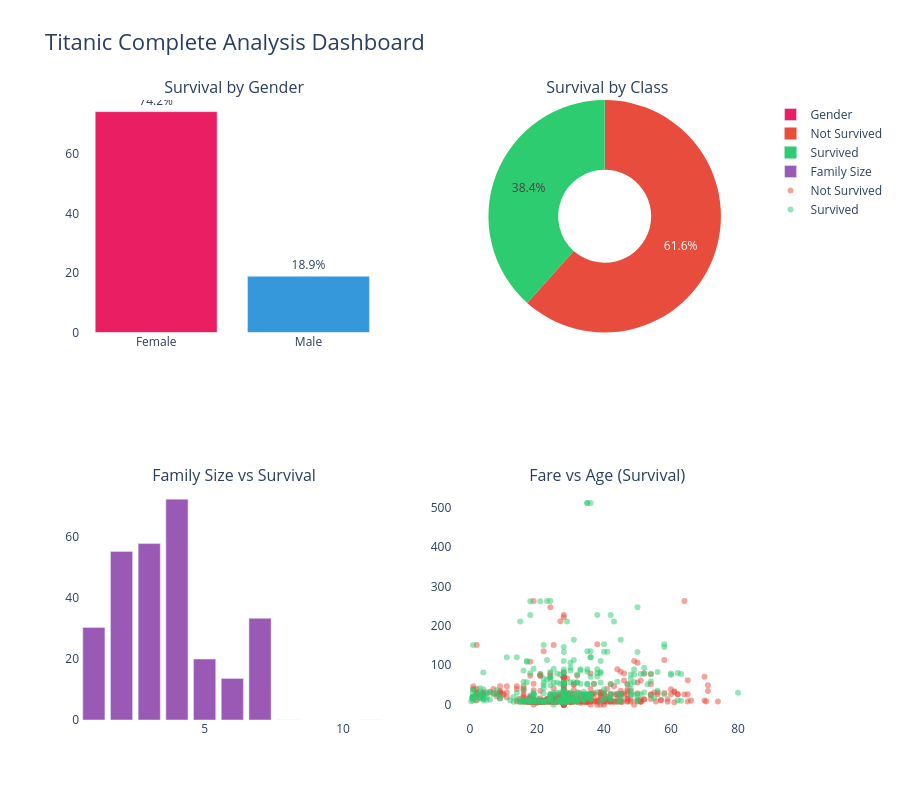

The notebook cell this image was saved under:
### Markdown cell above
**Cell 8: Interactive Dashboard**

### Code cell
#COMPLETE INTERACTIVE DASHBOARD


fig = make_subplots(
    rows=2, cols=2,
    subplot_titles=(
        ' Survival by Gender',
        ' Survival by Class',
        ' Family Size vs Survival',
        ' Fare vs Age (Survival)'
    ),
    specs=[[{"type":"bar"},{"type":"pie"}],
           [{"type":"bar"},{"type":"scatter"}]]
)

# Chart 1: Survival by Gender
gender_survival = df.groupby('Sex')['Survived'].mean() * 100
fig.add_trace(
    go.Bar(x=['Female','Male'],
           y=gender_survival.values,
           marker_color=['#E91E63','#3498DB'],
           text=[f'{v:.1f}%' for v in gender_survival.values],
           textposition='outside',
           name='Gender'),
    row=1, col=1
)

# Chart 2: Survival Pie Chart
survival_counts = df['Survived'].value_counts()
fig.add_trace(
    go.Pie(labels=['Not Survived','Survived'],
           values=survival_counts.values,
           marker_colors=['#E74C3C','#2ECC71'],
           hole=0.4,
           name='Survival'),
    row=1, col=2
)

# Chart 3: Family Size
family_survival = df.groupby('FamilySize')['Survived'].mean() * 100
fig.add_trace(
    go.Bar(x=family_survival.index,
           y=family_survival.values,
           marker_color='#9B59B6',
           name='Family Size'),
    row=2, col=1
)

# Chart 4: Scatter Plot
fig.add_trace(
    go.Scatter(x=df[df['Survived']==0]['Age'],
               y=df[df['Survived']==0]['Fare'],
               mode='markers',
               marker=dict(color='#E74C3C', opacity=0.5, size=6),
               name='Not Survived'),
    row=2, col=2
)
fig.add_trace(
    go.Scatter(x=df[df['Survived']==1]['Age'],
               y=df[df['Survived']==1]['Fare'],
               mode='markers',
               marker=dict(color='#2ECC71', opacity=0.5, size=6),
               name='Survived'),
    row=2, col=2
)

fig.update_layout(
    height=800,
    title_text=' Titanic Complete Analysis Dashboard',
    title_font_size=22,
    showlegend=True,
    plot_bgcolor='white',
    paper_bgcolor='white'
)

fig.write_html('../dashboard/complete_dashboard.html')
fig.show()
print("✅ Complete Interactive Dashboard saved!")

### Figure 1 — Plotly figure (JSON) as saved in the notebook; plotly's stock layout.template omitted (floating-point values rounded to 4 significant figures; data arrays with more than 128 entries replaced by an {"elided": "..."} marker saying what was removed)
{"data": [{"marker": {"color": ["#E91E63", "#3498DB"]}, "name": "Gender", "text": ["74.2%", "18.9%"], "textposition": "outside", "type": "bar", "x": ["Female", "Male"], "xaxis": "x", "y": [74.2, 18.89], "yaxis": "y"}, {"domain": {"x": [0.55, 1], "y": [0.625, 1]}, "hole": 0.4, "labels": ["Not Survived", "Survived"], "marker": {"colors": ["#E74C3C", "#2ECC71"]}, "name": "Survival", "type": "pie", "values": [549, 342]}, {"marker": {"color": "#9B59B6"}, "name": "Family Size", "type": "bar", "x": [1, 2, 3, 4, 5, 6, 7, 8, 11], "xaxis": "x2", "y": [30.35, 55.28, 57.84, 72.41, 20.0, 13.64, 33.33, 0.0, 0.0], "yaxis": "y2"}, {"marker": {"color": "#E74C3C", "opacity": 0.5, "size": 6}, "mode": "markers", "name": "Not Survived", "type": "scatter", "x": {"elided": "549 float values"}, "xaxis": "x3", "y": {"elided": "549 float values"}, "yaxis": "y3"}, {"marker": {"color": "#2ECC71", "opacity": 0.5, "size": 6}, "mode": "markers", "name": "Survived", "type": "scatter", "x": {"elided": "342 float values"}, "xaxis": "x3", "y": {"elided": "342 float values"}, "yaxis": "y3"}], "layout": {"annotations": [{"font": {"size": 16}, "showarrow": false, "text": " Survival by Gender", "x": 0.225, "xanchor": "center", "xref": "paper", "y": 1, "yanchor": "bottom", "yref": "paper"}, {"font": {"size": 16}, "showarrow": false, "text": " Survival by Class", "x": 0.775, "xanchor": "center", "xref": "paper", "y": 1, "yanchor": "bottom", "yref": "paper"}, {"font": {"size": 16}, "showarrow": false, "text": " Family Size vs Survival", "x": 0.225, "xanchor": "center", "xref": "paper", "y": 0.375, "yanchor": "bottom", "yref": "paper"}, {"font": {"size": 16}, "showarrow": false, "text": " Fare vs Age (Survival)", "x": 0.775, "xanchor": "center", "xref": "paper", "y": 0.375, "yanchor": "bottom", "yref": "paper"}], "height": 800, "paper_bgcolor": "white", "plot_bgcolor": "white", "showlegend": true, "title": {"font": {"size": 22}, "text": " Titanic Complete Analysis Dashboard"}, "xaxis": {"anchor": "y", "domain": [0, 0.45]}, "xaxis2": {"anchor": "y2", "domain": [0, 0.45]}, "xaxis3": {"anchor": "y3", "domain": [0.55, 1]}, "yaxis": {"anchor": "x", "domain": [0.625, 1]}, "yaxis2": {"anchor": "x2", "domain": [0, 0.375]}, "yaxis3": {"anchor": "x3", "domain": [0, 0.375]}}}
